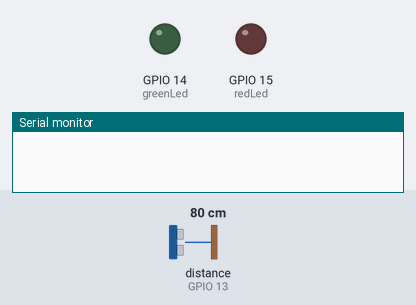
Bench run of a sketch on a simulated ESP32. On the bench: output pins drawn as LEDs (lit = HIGH), the last lines printed to the serial monitor. Wiring (inferred from the names in the program): ultrasonic range finder: trigger GPIO 12; echo GPIO 13. The test bench sets the inputs (shaded band); at power-on: distance to the obstacle (sensor on GPIO 13) 80 cm. The echo pulse lasts 58.3 µs per cm; WiFi joins after 1.5 s; servers stay silent unless stated; uploads are accepted with an empty reply; the camera gives no picture; pins used as bus, display or sensor lines are not drawn.

Above: at 0.0 s.
At 1.9 s:
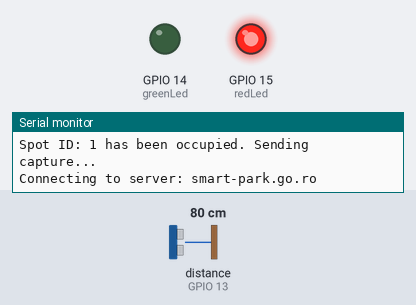
Timing chart, 0 to 3.4 s (numbered marks = the images above):
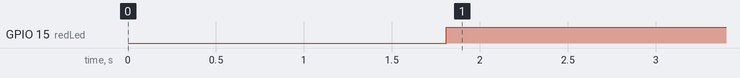

Measured:
- by itself, GPIO 15 (redLed): LOW → HIGH at 1.8 s

The sketch:

CameraWebServer.ino
```cpp
#include "esp_camera.h"
#include <WiFi.h>

#define CAMERA_MODEL_AI_THINKER // Has PSRAM

#include "camera_pins.h"

const char* ssid = "schivu-laptop";
const char* password = "P@ssw0rd!123";

// DNS that points to the server
String serverName = "smart-park.go.ro";
String serverPath = "/upload.php";
const int serverPort = 80; // port for the camera upload request
const int sensorID = 1; // hardcoded ID of the device

const int pingPin = 12; // Trigger Pin of Ultrasonic Sensor
const int echoPin = 13; // Echo Pin of Ultrasonic Sensor
const int redLed = 15; // Red LED pin
const int greenLed = 14; // Green LED pin

void startCameraServer();
String sendPhoto();

WiFiClient client;

void setup() {
  Serial.begin(115200);
  Serial.setDebugOutput(true);
  Serial.println();

  camera_config_t config;
  config.ledc_channel = LEDC_CHANNEL_0;
  config.ledc_timer = LEDC_TIMER_0;
  config.pin_d0 = Y2_GPIO_NUM;
  config.pin_d1 = Y3_GPIO_NUM;
  config.pin_d2 = Y4_GPIO_NUM;
  config.pin_d3 = Y5_GPIO_NUM;
  config.pin_d4 = Y6_GPIO_NUM;
  config.pin_d5 = Y7_GPIO_NUM;
  config.pin_d6 = Y8_GPIO_NUM;
  config.pin_d7 = Y9_GPIO_NUM;
  config.pin_xclk = XCLK_GPIO_NUM;
  config.pin_pclk = PCLK_GPIO_NUM;
  config.pin_vsync = VSYNC_GPIO_NUM;
  config.pin_href = HREF_GPIO_NUM;
  config.pin_sscb_sda = SIOD_GPIO_NUM;
  config.pin_sscb_scl = SIOC_GPIO_NUM;
  config.pin_pwdn = PWDN_GPIO_NUM;
  config.pin_reset = RESET_GPIO_NUM;
  config.xclk_freq_hz = 20000000;
  config.pixel_format = PIXFORMAT_JPEG;

  // if PSRAM IC present, init with UXGA resolution and higher JPEG quality
  //                      for larger pre-allocated frame buffer.
  if(psramFound()){
    config.frame_size = FRAMESIZE_UXGA;
    config.jpeg_quality = 10;
    config.fb_count = 2;
  } else {
    config.frame_size = FRAMESIZE_SVGA;
    config.jpeg_quality = 12;
    config.fb_count = 1;
  }

#if defined(CAMERA_MODEL_ESP_EYE)
  pinMode(13, INPUT_PULLUP);
  pinMode(14, INPUT_PULLUP);
#endif

  // camera init
  esp_err_t err = esp_camera_init(&config);
  if (err != ESP_OK) {
    Serial.printf("Camera init failed with error 0x%x", err);
    return;
  }

  sensor_t * s = esp_camera_sensor_get();
  // initial sensors are flipped vertically and colors are a bit saturated
  if (s->id.PID == OV3660_PID) {
    s->set_vflip(s, 1); // flip it back
    s->set_brightness(s, 1); // up the brightness just a bit
    s->set_saturation(s, -2); // lower the saturation
  }
  // drop down frame size for higher initial frame rate
  s->set_framesize(s, FRAMESIZE_QVGA);

#if defined(CAMERA_MODEL_M5STACK_WIDE) || defined(CAMERA_MODEL_M5STACK_ESP32CAM)
  s->set_vflip(s, 1);
  s->set_hmirror(s, 1);
#endif

  WiFi.begin(ssid, password); // Connect to the network

  while (WiFi.status() != WL_CONNECTED) { // Wait until connection is established
    delay(500);
    Serial.print(".");
  }

  Serial.println("");
  Serial.println("WiFi connected");

  startCameraServer();

  Serial.print("Camera Ready! Use 'http://");
  Serial.print(WiFi.localIP());
  Serial.println("' to connect");

  // Set all the required GPIO pin modes to output
  pinMode(pingPin, OUTPUT);
  pinMode(echoPin, INPUT);
  pinMode(redLed, OUTPUT);
  pinMode(greenLed, OUTPUT);
}

// sound travels 1cm in aproximately 29us, back and forth
long microsecondsToCentimeters(long microseconds) {
   return microseconds / 29 / 2;
}

int readSensor(){
   long duration, cm;

   digitalWrite(pingPin, LOW);
   delayMicroseconds(2);
   // Send a 10us long 40KHz pulse from the transmitter
   digitalWrite(pingPin, HIGH);
   delayMicroseconds(10);
   digitalWrite(pingPin, LOW);

   // send HIGH pulse to echo pin to listen for bounce back and measure the duration
   duration = pulseIn(echoPin, HIGH);

   // convert the duration to cm knowing that sound travels at 340m/s
   cm = microsecondsToCentimeters(duration);
   Serial.println("Sensor reading: " + String(cm) + "cm");

   return cm;
}

int state = 0; // initial state is empty
int second = 1000;
int minute = 60 * second;

// if a car is parked, check spot state every 5 minutes
int parkedDelay = 5 * minute;
// if no car is parked, check spot state every 10 seconds
int freeDelay = 10 * second;
// increment state check intervals to check for car changes
int intervalCount = 0;

int distance = 0;

void loop() {
  // read the distance measured by the sonar
  distance = readSensor();

  if (distance != 0) { // if the distance is 0, there could be a hardware issue regarding the sonar
    if(state == 0){
      // if the spot is empty, turn on the green led
      digitalWrite(greenLed, HIGH);

      // if an object gets closer than 100cm, trigger the occupation of the spot
      if(distance <= 100){
        Serial.println("Spot ID: " + String(sensorID) + " has been occupied. Sending capture...");

        // reset the ocupation interval count
        intervalCount = 0;

        // turn off the green led
        digitalWrite(greenLed, LOW);
        // turn on the red led to mark the spot as occupied
        digitalWrite(redLed, HIGH);

        // set the state to 1 (occupied)
        state = 1;
        // take a photo and send it to the server
        sendPhoto();
        // wait for 5 minutes to check the spot again
        delay(parkedDelay);
      }else{
        // the spot is still empty, so we wait for 10s to check again
        Serial.println("Spot ID: " + String(sensorID) + " is still free.");
        delay(freeDelay);
      }
    }else{
      // if the spot is occupied, turn on the red led
      digitalWrite(redLed, HIGH);

      // if the sonar reads more than 100cm, mark the spot as vacant
      if(distance > 100){
        Serial.println("Spot ID: " + String(sensorID) + " has been freed. Sending capture...");
        // set the occupancy status to 0
        state = 0;
        digitalWrite(greenLed, HIGH);
        digitalWrite(redLed, LOW);

        // send a photo with the empty spot
        sendPhoto();
        // start waiting for 10s
        delay(freeDelay);
      }else{
        Serial.println("Spot ID: " + String(sensorID) + " is still occupied.");
        // if the spot has been occupied for three consecutive parking intervals (15 min)
        // check if the parked car is the same
        if(intervalCount >= 2){
          Serial.println("Checking for car change at spot ID: " + String(sensorID) + " ; Sending capture...");
          // send a photo and let the server decide if the plate of the car is the same
          sendPhoto();
          // start counting for another 3 intervals
          intervalCount = 0;
        }
        // increment the interval number
        intervalCount++;
        delay(parkedDelay); // wait 5 min until next check
      }
    }
  } else{
    // if the sonar is reading 0cm, a hardware issue may have occured
    Serial.println("Sensor is reading 0cm - check for hardware issues");
    delay(2000);
  }
}

String sendPhoto() {
  String getAll;
  String getBody;

  camera_fb_t * fb = NULL;
  // take photo
  fb = esp_camera_fb_get();
  if(!fb) {
    Serial.println("Camera capture failed");
    delay(1000);
    ESP.restart();
  }

  Serial.println("Connecting to server: " + serverName);

  // Establish a connection to the backend server
  if (client.connect(serverName.c_str(), serverPort)) {
    // Start building the POST request containing the camera capture
    Serial.println("Connection successful!");
    String head = "--ESP32CAM\r\nContent-Disposition: form-data; name=\"imageFile\"; filename=\"esp32-cam.jpg\"\r\nContent-Type: image/jpeg\r\n\r\n";
    String tail = "\r\n--ESP32CAM--\r\n";
    String postSensor = "--ESP32CAM\r\nContent-Disposition: form-data; name=\"sensorID\"\r\n\r\n" + String(sensorID) + "\r\n";
    String postState = "--ESP32CAM\r\nContent-Disposition: form-data; name=\"occupied\"\r\n\r\n" + String(state) + "\r\n";

    uint32_t imageLen = fb->len;
    uint32_t extraLen = head.length() + tail.length();
    uint32_t paramsLen = postSensor.length() + postState.length();
    uint32_t totalLen = imageLen + extraLen + paramsLen;

    client.println("POST " + serverPath + " HTTP/1.1");
    client.println("Host: " + serverName);
    client.println("Content-Length: " + String(totalLen));
    client.println("Content-Type: multipart/form-data; boundary=ESP32CAM");
    client.println();
    client.print(postSensor);
    client.print(postState);
    client.print(head);

    uint8_t *fbBuf = fb->buf;
    size_t fbLen = fb->len;
    for (size_t n=0; n<fbLen; n=n+1024) {
      if (n+1024 < fbLen) {
        client.write(fbBuf, 1024);
        fbBuf += 1024;
      }
      else if (fbLen%1024>0) {
        size_t remainder = fbLen%1024;
        client.write(fbBuf, remainder);
      }
    }
    client.print(tail);

    esp_camera_fb_return(fb);

    int timoutTimer = 10000;
    long startTimer = millis();
    boolean state = false;

    while ((startTimer + timoutTimer) > millis()) {
      Serial.print(".");
      delay(100);
      while (client.available()) {
        char c = client.read();
        if (c == '\n') {
          if (getAll.length()==0) { state=true; }
          getAll = "";
        }
        else if (c != '\r') { getAll += String(c); }
        if (state==true) { getBody += String(c); }
        startTimer = millis();
      }
      if (getBody.length()>0) { break; }
    }
    Serial.println();
    client.stop();
    Serial.println(getBody);
  }
  else {
    getBody = "Connection to " + serverName +  " failed.";
    Serial.println(getBody);
  }
  return getBody;
}
```

camera_pins.h
```cpp
#if defined(CAMERA_MODEL_WROVER_KIT)
#define PWDN_GPIO_NUM    -1
#define RESET_GPIO_NUM   -1
#define XCLK_GPIO_NUM    21
#define SIOD_GPIO_NUM    26
#define SIOC_GPIO_NUM    27

#define Y9_GPIO_NUM      35
#define Y8_GPIO_NUM      34
#define Y7_GPIO_NUM      39
#define Y6_GPIO_NUM      36
#define Y5_GPIO_NUM      19
#define Y4_GPIO_NUM      18
#define Y3_GPIO_NUM       5
#define Y2_GPIO_NUM       4
#define VSYNC_GPIO_NUM   25
#define HREF_GPIO_NUM    23
#define PCLK_GPIO_NUM    22

#elif defined(CAMERA_MODEL_ESP_EYE)
#define PWDN_GPIO_NUM    -1
#define RESET_GPIO_NUM   -1
#define XCLK_GPIO_NUM    4
#define SIOD_GPIO_NUM    18
#define SIOC_GPIO_NUM    23

#define Y9_GPIO_NUM      36
#define Y8_GPIO_NUM      37
#define Y7_GPIO_NUM      38
#define Y6_GPIO_NUM      39
#define Y5_GPIO_NUM      35
#define Y4_GPIO_NUM      14
#define Y3_GPIO_NUM      13
#define Y2_GPIO_NUM      34
#define VSYNC_GPIO_NUM   5
#define HREF_GPIO_NUM    27
#define PCLK_GPIO_NUM    25

#elif defined(CAMERA_MODEL_M5STACK_PSRAM)
#define PWDN_GPIO_NUM     -1
#define RESET_GPIO_NUM    15
#define XCLK_GPIO_NUM     27
#define SIOD_GPIO_NUM     25
#define SIOC_GPIO_NUM     23

#define Y9_GPIO_NUM       19
#define Y8_GPIO_NUM       36
#define Y7_GPIO_NUM       18
#define Y6_GPIO_NUM       39
#define Y5_GPIO_NUM        5
#define Y4_GPIO_NUM       34
#define Y3_GPIO_NUM       35
#define Y2_GPIO_NUM       32
#define VSYNC_GPIO_NUM    22
#define HREF_GPIO_NUM     26
#define PCLK_GPIO_NUM     21

#elif defined(CAMERA_MODEL_M5STACK_V2_PSRAM)
#define PWDN_GPIO_NUM     -1
#define RESET_GPIO_NUM    15
#define XCLK_GPIO_NUM     27
#define SIOD_GPIO_NUM     22
#define SIOC_GPIO_NUM     23

#define Y9_GPIO_NUM       19
#define Y8_GPIO_NUM       36
#define Y7_GPIO_NUM       18
#define Y6_GPIO_NUM       39
#define Y5_GPIO_NUM        5
#define Y4_GPIO_NUM       34
#define Y3_GPIO_NUM       35
#define Y2_GPIO_NUM       32
#define VSYNC_GPIO_NUM    25
#define HREF_GPIO_NUM     26
#define PCLK_GPIO_NUM     21

#elif defined(CAMERA_MODEL_M5STACK_WIDE)
#define PWDN_GPIO_NUM     -1
#define RESET_GPIO_NUM    15
#define XCLK_GPIO_NUM     27
#define SIOD_GPIO_NUM     22
#define SIOC_GPIO_NUM     23

#define Y9_GPIO_NUM       19
#define Y8_GPIO_NUM       36
#define Y7_GPIO_NUM       18
#define Y6_GPIO_NUM       39
#define Y5_GPIO_NUM        5
#define Y4_GPIO_NUM       34
#define Y3_GPIO_NUM       35
#define Y2_GPIO_NUM       32
#define VSYNC_GPIO_NUM    25
#define HREF_GPIO_NUM     26
#define PCLK_GPIO_NUM     21

#elif defined(CAMERA_MODEL_M5STACK_ESP32CAM)
#define PWDN_GPIO_NUM     -1
#define RESET_GPIO_NUM    15
#define XCLK_GPIO_NUM     27
#define SIOD_GPIO_NUM     25
#define SIOC_GPIO_NUM     23

#define Y9_GPIO_NUM       19
#define Y8_GPIO_NUM       36
#define Y7_GPIO_NUM       18
#define Y6_GPIO_NUM       39
#define Y5_GPIO_NUM        5
#define Y4_GPIO_NUM       34
#define Y3_GPIO_NUM       35
#define Y2_GPIO_NUM       17
#define VSYNC_GPIO_NUM    22
#define HREF_GPIO_NUM     26
#define PCLK_GPIO_NUM     21

#elif defined(CAMERA_MODEL_AI_THINKER)
#define PWDN_GPIO_NUM     32
#define RESET_GPIO_NUM    -1
#define XCLK_GPIO_NUM      0
#define SIOD_GPIO_NUM     26
#define SIOC_GPIO_NUM     27

#define Y9_GPIO_NUM       35
#define Y8_GPIO_NUM       34
#define Y7_GPIO_NUM       39
#define Y6_GPIO_NUM       36
#define Y5_GPIO_NUM       21
#define Y4_GPIO_NUM       19
#define Y3_GPIO_NUM       18
#define Y2_GPIO_NUM        5
#define VSYNC_GPIO_NUM    25
#define HREF_GPIO_NUM     23
#define PCLK_GPIO_NUM     22

#elif defined(CAMERA_MODEL_TTGO_T_JOURNAL)
#define PWDN_GPIO_NUM      0
#define RESET_GPIO_NUM    15
#define XCLK_GPIO_NUM     27
#define SIOD_GPIO_NUM     25
#define SIOC_GPIO_NUM     23

#define Y9_GPIO_NUM       19
#define Y8_GPIO_NUM       36
#define Y7_GPIO_NUM       18
#define Y6_GPIO_NUM       39
#define Y5_GPIO_NUM        5
#define Y4_GPIO_NUM       34
#define Y3_GPIO_NUM       35
#define Y2_GPIO_NUM       17
#define VSYNC_GPIO_NUM    22
#define HREF_GPIO_NUM     26
#define PCLK_GPIO_NUM     21

#else
#error "Camera model not selected"
#endif
```
